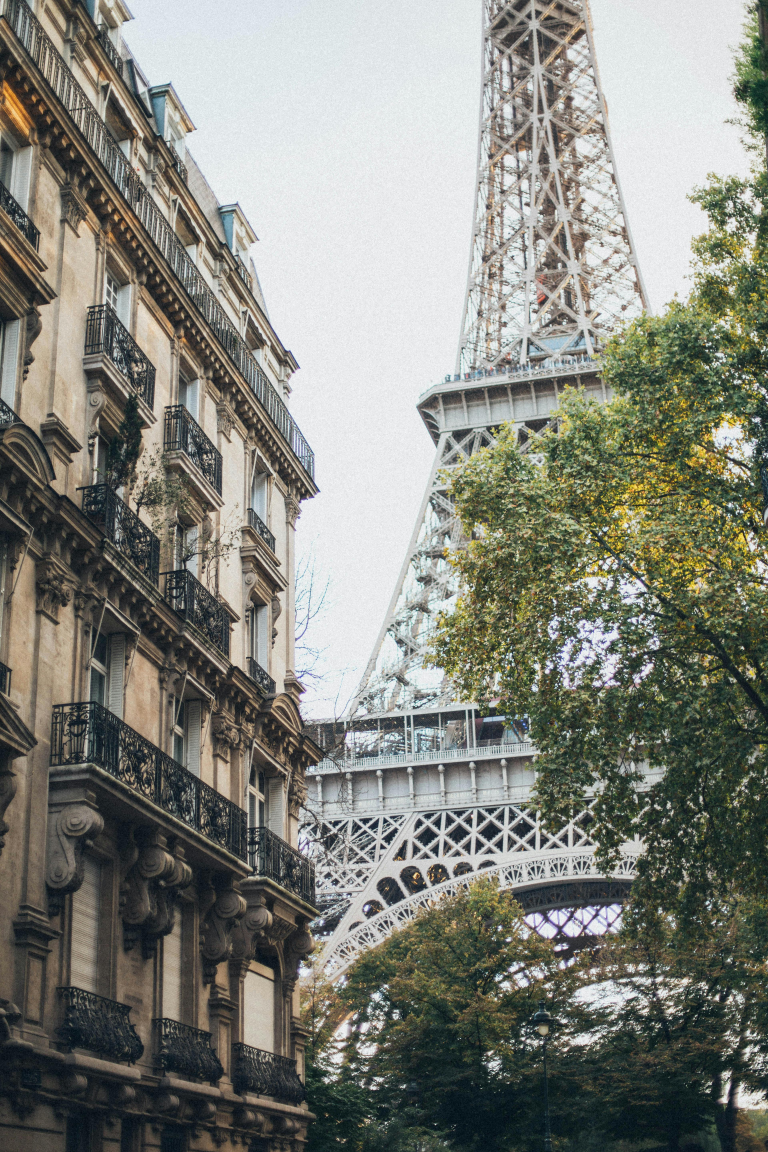
#> input picture high_pic/Tower.jpg, 3840 x 5760 px, found by its file name (shown at 1/5 size)
$ python do_pixelation.py
#> lines starting #> are read from the running program, lines starting #| are printed output that depends on the picture
from PIL import Image

img = Image.open("C://Users//Lenovo//Desktop//Intel_Unnati 2024//Data//Tower.jpg")
#> img is the input picture: PIL image 3840x5760 RGB; mean R, G, B 129.7, 130.9, 122.4

imgSmall = img.resize((16,16), resample=Image.Resampling.BILINEAR)
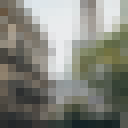
#> imgSmall: PIL image 16x16 RGB (shown 8 times larger); mean R, G, B 129.9, 131.2, 122.6

result = imgSmall.resize(img.size, Image.Resampling.NEAREST)
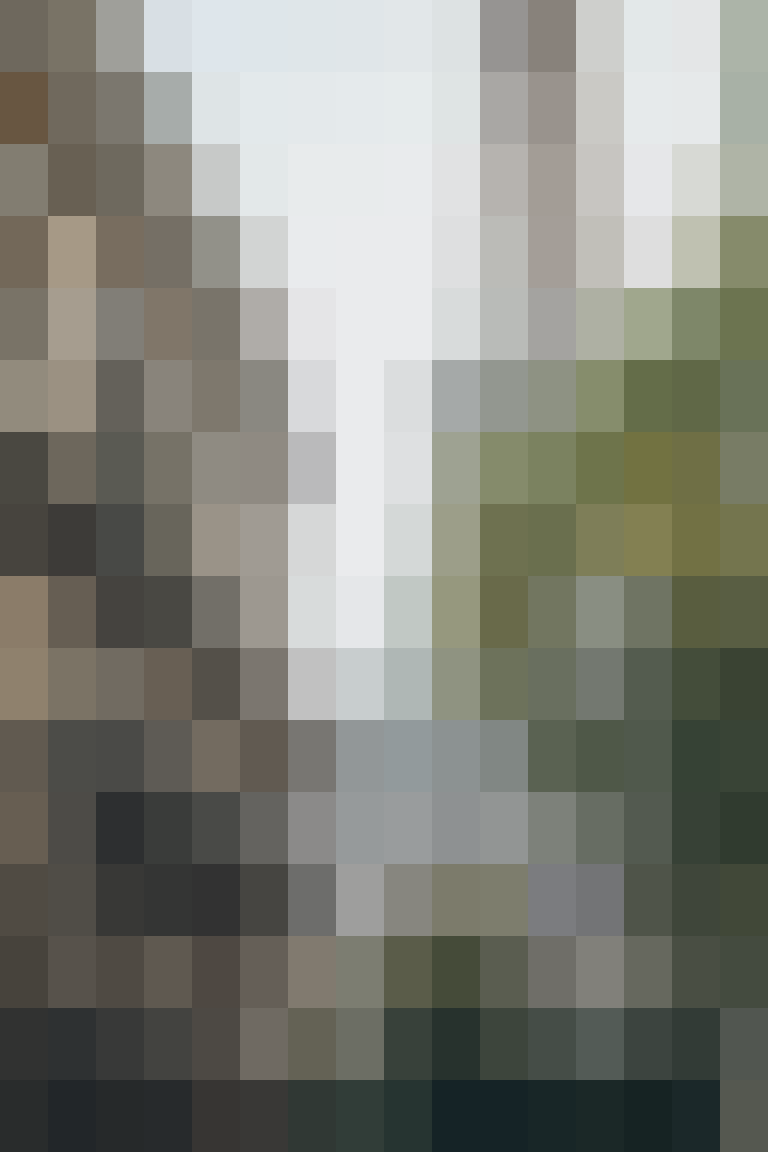
#> result: PIL image 3840x5760 RGB (shown at 1/5 size); mean R, G, B 129.9, 131.2, 122.6

result.save('C://Users//Lenovo//Desktop//Intel_Unnati 2024//Data//Tower1.jpg')

$ run again, with high_pic/Deer.jpg copied over high_pic/Tower.jpg
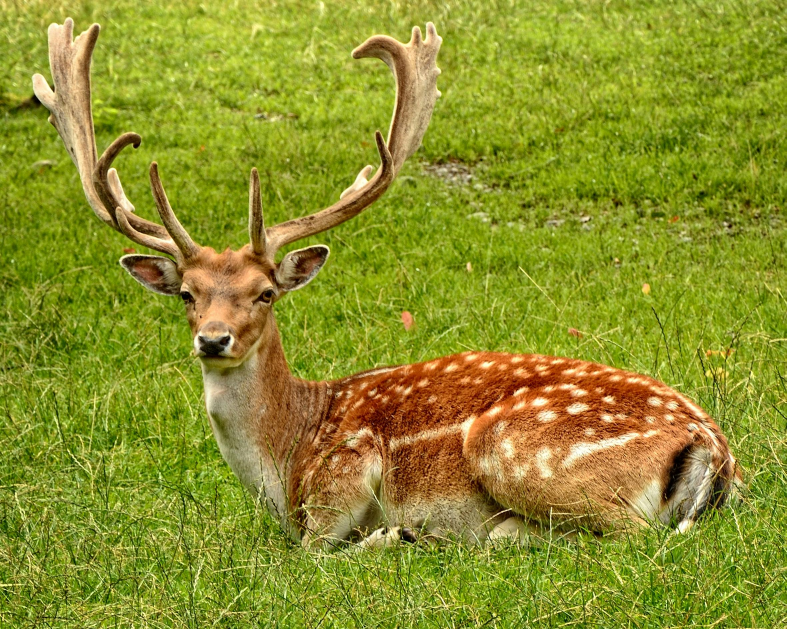
#> input picture high_pic/Deer.jpg, 2359 x 1887 px, found by its file name (shown at 1/3 size)
#> img is the input picture: PIL image 2359x1887 RGB; mean R, G, B 141, 144.9, 43.1
#> `imgSmall = img.resize((16,16), resample=Image.Resampling.BILINEAR)`:
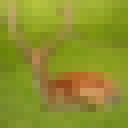
#> imgSmall: PIL image 16x16 RGB (shown 8 times larger); mean R, G, B 141.1, 144.9, 43.2
#> `result = imgSmall.resize(img.size, Image.Resampling.NEAREST)`:
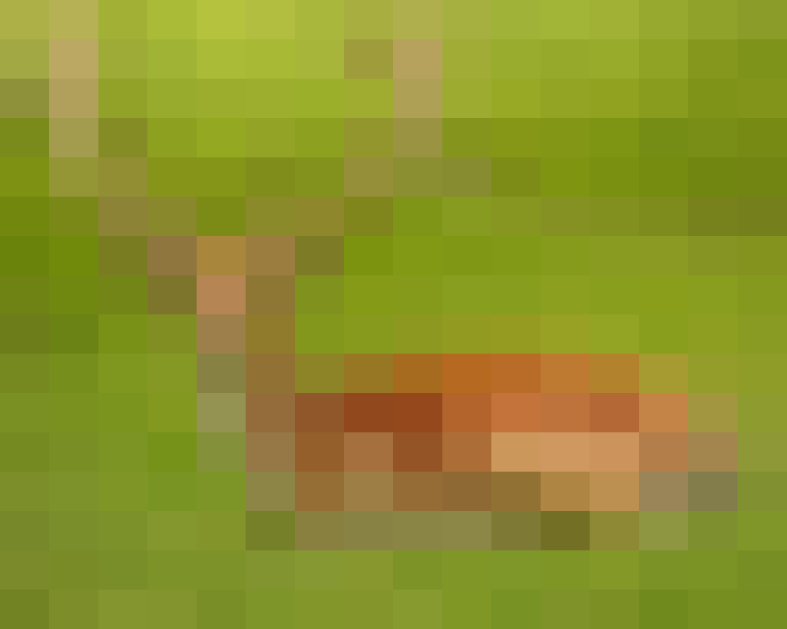
#> result: PIL image 2359x1887 RGB (shown at 1/3 size); mean R, G, B 141.1, 144.9, 43.2

$ run again, with high_pic/Dog.jpg copied over high_pic/Tower.jpg
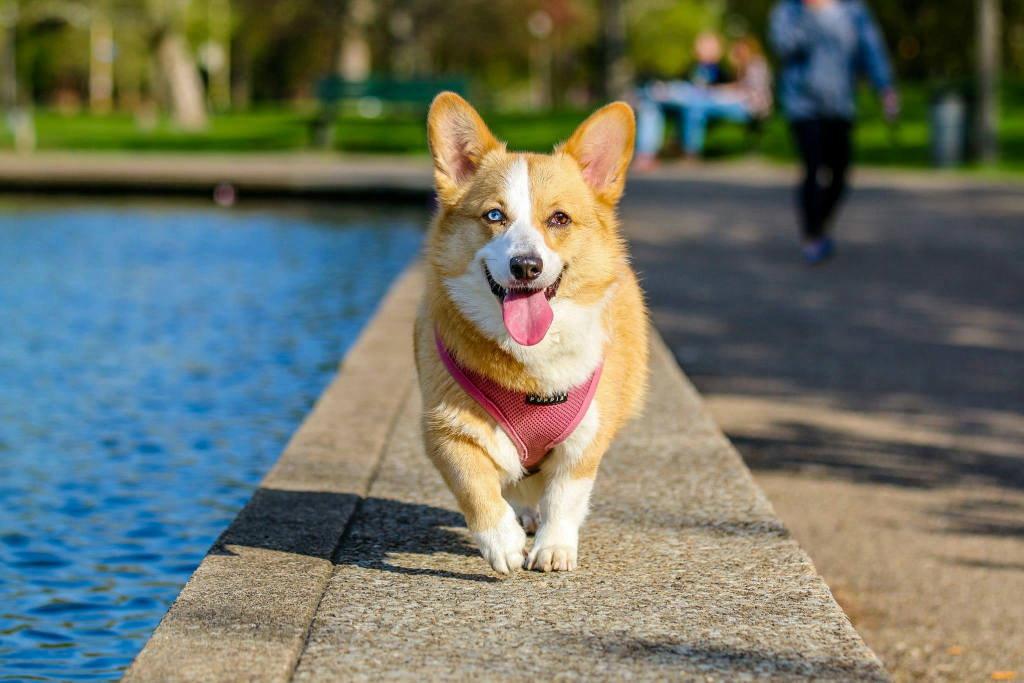
#> input picture high_pic/Dog.jpg, 2048 x 1365 px, found by its file name (shown at 1/2 size)
#> img is the input picture: PIL image 2048x1365 RGB; mean R, G, B 109.1, 115, 102.3
#> `imgSmall = img.resize((16,16), resample=Image.Resampling.BILINEAR)`:
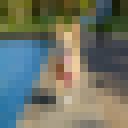
#> imgSmall: PIL image 16x16 RGB (shown 8 times larger); mean R, G, B 109, 114.9, 102.3
#> `result = imgSmall.resize(img.size, Image.Resampling.NEAREST)`:
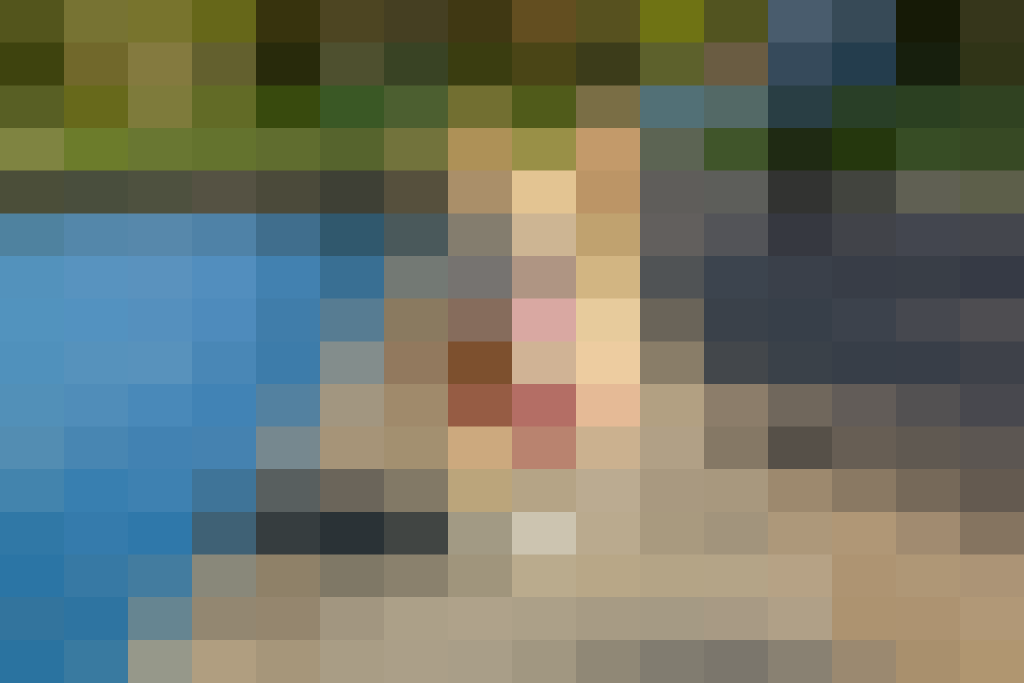
#> result: PIL image 2048x1365 RGB (shown at 1/2 size); mean R, G, B 109, 114.9, 102.3
